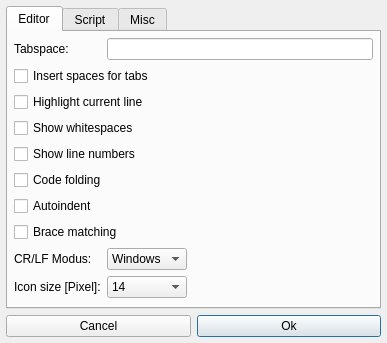
<?xml version="1.0" encoding="UTF-8"?>
<ui version="4.0">
 <class>ConfigureDlg</class>
 <widget class="QDialog" name="ConfigureDlg">
  <property name="geometry">
   <rect>
    <x>0</x>
    <y>0</y>
    <width>387</width>
    <height>343</height>
   </rect>
  </property>
  <property name="windowTitle">
   <string>Configure</string>
  </property>
  <property name="modal">
   <bool>false</bool>
  </property>
  <layout class="QGridLayout" name="gridLayout">
   <property name="leftMargin">
    <number>6</number>
   </property>
   <property name="topMargin">
    <number>6</number>
   </property>
   <property name="rightMargin">
    <number>6</number>
   </property>
   <property name="bottomMargin">
    <number>6</number>
   </property>
   <item row="1" column="0">
    <layout class="QHBoxLayout" name="horizontalLayout">
     <item>
      <widget class="QPushButton" name="btnCancel">
       <property name="text">
        <string>Cancel</string>
       </property>
      </widget>
     </item>
     <item>
      <widget class="QPushButton" name="btnOk">
       <property name="text">
        <string>Ok</string>
       </property>
       <property name="default">
        <bool>true</bool>
       </property>
      </widget>
     </item>
    </layout>
   </item>
   <item row="0" column="0">
    <widget class="QTabWidget" name="m_pTabWidget1">
     <property name="currentIndex">
      <number>0</number>
     </property>
     <widget class="QWidget" name="tab1">
      <attribute name="title">
       <string>Editor</string>
      </attribute>
      <layout class="QGridLayout" name="gridLayout_3">
       <property name="leftMargin">
        <number>6</number>
       </property>
       <property name="topMargin">
        <number>6</number>
       </property>
       <property name="rightMargin">
        <number>6</number>
       </property>
       <property name="bottomMargin">
        <number>6</number>
       </property>
       <item row="9" column="0">
        <widget class="QLabel" name="m_pLabelCRLFMode">
         <property name="text">
          <string>CR/LF Modus:</string>
         </property>
         <property name="wordWrap">
          <bool>false</bool>
         </property>
        </widget>
       </item>
       <item row="0" column="0">
        <widget class="QLabel" name="m_pTabSpaceLabel">
         <property name="text">
          <string>Tabspace:</string>
         </property>
         <property name="wordWrap">
          <bool>false</bool>
         </property>
        </widget>
       </item>
       <item row="0" column="1" colspan="2">
        <widget class="QLineEdit" name="m_pTabSpace">
         <property name="sizePolicy">
          <sizepolicy hsizetype="MinimumExpanding" vsizetype="Fixed">
           <horstretch>0</horstretch>
           <verstretch>0</verstretch>
          </sizepolicy>
         </property>
        </widget>
       </item>
       <item row="11" column="1">
        <spacer name="Spacer2">
         <property name="orientation">
          <enum>Qt::Vertical</enum>
         </property>
         <property name="sizeType">
          <enum>QSizePolicy::Expanding</enum>
         </property>
         <property name="sizeHint" stdset="0">
          <size>
           <width>20</width>
           <height>20</height>
          </size>
         </property>
        </spacer>
       </item>
       <item row="6" column="0" colspan="3">
        <widget class="QCheckBox" name="m_pAutoIndent">
         <property name="text">
          <string>Autoindent</string>
         </property>
        </widget>
       </item>
       <item row="1" column="0" colspan="3">
        <widget class="QCheckBox" name="m_pSpacesForTabs">
         <property name="text">
          <string>Insert spaces for tabs</string>
         </property>
        </widget>
       </item>
       <item row="3" column="0" colspan="3">
        <widget class="QCheckBox" name="m_pShowWhitespaces">
         <property name="text">
          <string>Show whitespaces</string>
         </property>
        </widget>
       </item>
       <item row="9" column="1">
        <widget class="QComboBox" name="m_pCRLFModus">
         <item>
          <property name="text">
           <string>Windows</string>
          </property>
         </item>
         <item>
          <property name="text">
           <string>Unix</string>
          </property>
         </item>
         <item>
          <property name="text">
           <string>Mac</string>
          </property>
         </item>
        </widget>
       </item>
       <item row="9" column="2">
        <spacer name="horizontalSpacer_2">
         <property name="orientation">
          <enum>Qt::Horizontal</enum>
         </property>
         <property name="sizeHint" stdset="0">
          <size>
           <width>40</width>
           <height>20</height>
          </size>
         </property>
        </spacer>
       </item>
       <item row="4" column="0" colspan="3">
        <widget class="QCheckBox" name="m_pShowLineNumbers">
         <property name="text">
          <string>Show line numbers</string>
         </property>
        </widget>
       </item>
       <item row="7" column="0" colspan="3">
        <widget class="QCheckBox" name="m_pBraceMatching">
         <property name="text">
          <string>Brace matching</string>
         </property>
        </widget>
       </item>
       <item row="5" column="0" colspan="3">
        <widget class="QCheckBox" name="m_pCodeFolding">
         <property name="text">
          <string>Code folding</string>
         </property>
        </widget>
       </item>
       <item row="10" column="0">
        <widget class="QLabel" name="label">
         <property name="text">
          <string>Icon size [Pixel]:</string>
         </property>
        </widget>
       </item>
       <item row="10" column="1">
        <widget class="QComboBox" name="m_pIconSize">
         <item>
          <property name="text">
           <string>14</string>
          </property>
         </item>
         <item>
          <property name="text">
           <string>16</string>
          </property>
         </item>
         <item>
          <property name="text">
           <string>24</string>
          </property>
         </item>
         <item>
          <property name="text">
           <string>32</string>
          </property>
         </item>
         <item>
          <property name="text">
           <string>48</string>
          </property>
         </item>
         <item>
          <property name="text">
           <string>64</string>
          </property>
         </item>
         <item>
          <property name="text">
           <string>92</string>
          </property>
         </item>
         <item>
          <property name="text">
           <string>128</string>
          </property>
         </item>
         <item>
          <property name="text">
           <string>192</string>
          </property>
         </item>
         <item>
          <property name="text">
           <string>256</string>
          </property>
         </item>
         <item>
          <property name="text">
           <string>512</string>
          </property>
         </item>
        </widget>
       </item>
       <item row="2" column="0" colspan="3">
        <widget class="QCheckBox" name="m_pShowCurrentLine">
         <property name="text">
          <string>Highlight current line</string>
         </property>
        </widget>
       </item>
      </layout>
     </widget>
     <widget class="QWidget" name="tab2">
      <attribute name="title">
       <string>Script</string>
      </attribute>
      <layout class="QGridLayout" name="gridLayout_4">
       <property name="leftMargin">
        <number>6</number>
       </property>
       <property name="topMargin">
        <number>6</number>
       </property>
       <property name="rightMargin">
        <number>6</number>
       </property>
       <property name="bottomMargin">
        <number>6</number>
       </property>
       <item row="0" column="1">
        <widget class="QLineEdit" name="m_pScriptCmd">
         <property name="enabled">
          <bool>false</bool>
         </property>
         <property name="sizePolicy">
          <sizepolicy hsizetype="MinimumExpanding" vsizetype="Fixed">
           <horstretch>0</horstretch>
           <verstretch>0</verstretch>
          </sizepolicy>
         </property>
        </widget>
       </item>
       <item row="6" column="0" colspan="4">
        <widget class="QCheckBox" name="m_pAutoSave">
         <property name="text">
          <string>Auto save before execution</string>
         </property>
        </widget>
       </item>
       <item row="0" column="3">
        <widget class="QPushButton" name="btnAssignExtension">
         <property name="enabled">
          <bool>false</bool>
         </property>
         <property name="maximumSize">
          <size>
           <width>16777215</width>
           <height>16777215</height>
          </size>
         </property>
         <property name="toolTip">
          <string>assign a file extension for this interpreter</string>
         </property>
         <property name="text">
          <string>*.???</string>
         </property>
        </widget>
       </item>
       <item row="7" column="0" colspan="4">
        <widget class="QCheckBox" name="m_pMeasureExecutionTime">
         <property name="text">
          <string>Measure execution time</string>
         </property>
        </widget>
       </item>
       <item row="3" column="0" colspan="4">
        <widget class="QCheckBox" name="m_pInteractionModus">
         <property name="enabled">
          <bool>false</bool>
         </property>
         <property name="text">
          <string>Interactive Modus</string>
         </property>
        </widget>
       </item>
       <item row="2" column="0">
        <widget class="QLabel" name="m_pScriptArgumentsLabel">
         <property name="enabled">
          <bool>false</bool>
         </property>
         <property name="sizePolicy">
          <sizepolicy hsizetype="Minimum" vsizetype="Preferred">
           <horstretch>0</horstretch>
           <verstretch>0</verstretch>
          </sizepolicy>
         </property>
         <property name="text">
          <string>Arguments:</string>
         </property>
         <property name="wordWrap">
          <bool>false</bool>
         </property>
        </widget>
       </item>
       <item row="5" column="0" colspan="4">
        <widget class="QCheckBox" name="m_pChangeActDir">
         <property name="text">
          <string>Change act. directory before execution</string>
         </property>
        </widget>
       </item>
       <item row="0" column="0">
        <widget class="QCheckBox" name="m_pUseUserInterpreter">
         <property name="toolTip">
          <string>enter a new user interpreter</string>
         </property>
         <property name="text">
          <string>Run</string>
         </property>
        </widget>
       </item>
       <item row="10" column="0" colspan="4">
        <spacer name="verticalSpacer">
         <property name="orientation">
          <enum>Qt::Vertical</enum>
         </property>
         <property name="sizeHint" stdset="0">
          <size>
           <width>20</width>
           <height>40</height>
          </size>
         </property>
        </spacer>
       </item>
       <item row="4" column="0" colspan="4">
        <widget class="QCheckBox" name="m_pPipeScriptToInterpreter">
         <property name="text">
          <string>Pipe script to interperter</string>
         </property>
        </widget>
       </item>
       <item row="2" column="1" colspan="3">
        <widget class="QComboBox" name="m_pScriptArguments">
         <property name="enabled">
          <bool>false</bool>
         </property>
         <property name="sizePolicy">
          <sizepolicy hsizetype="Ignored" vsizetype="Fixed">
           <horstretch>0</horstretch>
           <verstretch>0</verstretch>
          </sizepolicy>
         </property>
         <property name="editable">
          <bool>true</bool>
         </property>
        </widget>
       </item>
       <item row="1" column="0" colspan="4">
        <widget class="QComboBox" name="m_pScriptCmdList">
         <property name="enabled">
          <bool>false</bool>
         </property>
         <property name="sizePolicy">
          <sizepolicy hsizetype="Ignored" vsizetype="Fixed">
           <horstretch>0</horstretch>
           <verstretch>0</verstretch>
          </sizepolicy>
         </property>
         <item>
          <property name="text">
           <string>minscript</string>
          </property>
         </item>
         <item>
          <property name="text">
           <string>perl</string>
          </property>
         </item>
         <item>
          <property name="text">
           <string>python</string>
          </property>
         </item>
         <item>
          <property name="text">
           <string>python -i</string>
          </property>
         </item>
         <item>
          <property name="text">
           <string>ruby</string>
          </property>
         </item>
         <item>
          <property name="text">
           <string>tclsh</string>
          </property>
         </item>
         <item>
          <property name="text">
           <string>lua</string>
          </property>
         </item>
         <item>
          <property name="text">
           <string>scheme48</string>
          </property>
         </item>
         <item>
          <property name="text">
           <string>runhugs</string>
          </property>
         </item>
        </widget>
       </item>
       <item row="8" column="0" colspan="4">
        <widget class="QCheckBox" name="m_pShowOutputArea">
         <property name="text">
          <string>Enable script execution</string>
         </property>
        </widget>
       </item>
       <item row="0" column="2">
        <widget class="QPushButton" name="btnSelectCommand">
         <property name="enabled">
          <bool>false</bool>
         </property>
         <property name="maximumSize">
          <size>
           <width>16777215</width>
           <height>16777215</height>
          </size>
         </property>
         <property name="toolTip">
          <string>select an interpreter</string>
         </property>
         <property name="text">
          <string>...</string>
         </property>
        </widget>
       </item>
       <item row="9" column="0" colspan="4">
        <widget class="QCheckBox" name="m_pUseRootForFileDialog">
         <property name="text">
          <string>Use / as SD card path</string>
         </property>
        </widget>
       </item>
      </layout>
     </widget>
     <widget class="QWidget" name="tab3">
      <attribute name="title">
       <string>Misc</string>
      </attribute>
      <layout class="QGridLayout" name="gridLayout_2">
       <property name="leftMargin">
        <number>6</number>
       </property>
       <property name="topMargin">
        <number>6</number>
       </property>
       <property name="rightMargin">
        <number>6</number>
       </property>
       <property name="bottomMargin">
        <number>6</number>
       </property>
       <item row="8" column="0">
        <widget class="QLabel" name="m_pAutoCompletionLabel">
         <property name="text">
          <string>Auto completion file:</string>
         </property>
         <property name="wordWrap">
          <bool>false</bool>
         </property>
        </widget>
       </item>
       <item row="9" column="0">
        <widget class="QLabel" name="m_pAutoCompletThreshLabel">
         <property name="text">
          <string>Threshold:</string>
         </property>
         <property name="wordWrap">
          <bool>false</bool>
         </property>
        </widget>
       </item>
       <item row="10" column="0">
        <spacer name="Spacer3">
         <property name="orientation">
          <enum>Qt::Vertical</enum>
         </property>
         <property name="sizeType">
          <enum>QSizePolicy::Expanding</enum>
         </property>
         <property name="sizeHint" stdset="0">
          <size>
           <width>59</width>
           <height>13</height>
          </size>
         </property>
        </spacer>
       </item>
       <item row="7" column="0">
        <widget class="QLabel" name="m_pOutputRatioLabel">
         <property name="text">
          <string>Output ratio in %:</string>
         </property>
         <property name="wordWrap">
          <bool>false</bool>
         </property>
        </widget>
       </item>
       <item row="8" column="1" colspan="2">
        <widget class="QLineEdit" name="m_pAutoCompletion">
         <property name="sizePolicy">
          <sizepolicy hsizetype="MinimumExpanding" vsizetype="Fixed">
           <horstretch>0</horstretch>
           <verstretch>0</verstretch>
          </sizepolicy>
         </property>
        </widget>
       </item>
       <item row="9" column="1" colspan="2">
        <widget class="QLineEdit" name="m_pAutoCompleteThresh">
         <property name="sizePolicy">
          <sizepolicy hsizetype="MinimumExpanding" vsizetype="Fixed">
           <horstretch>0</horstretch>
           <verstretch>0</verstretch>
          </sizepolicy>
         </property>
        </widget>
       </item>
       <item row="6" column="0" colspan="3">
        <widget class="QCheckBox" name="m_pAutoClearOutput">
         <property name="text">
          <string>automatic clear of output</string>
         </property>
        </widget>
       </item>
       <item row="5" column="0" colspan="3">
        <widget class="QCheckBox" name="m_pAutoFileLoad">
         <property name="text">
          <string>automatic load at startup</string>
         </property>
        </widget>
       </item>
       <item row="4" column="0" colspan="3">
        <widget class="QCheckBox" name="m_pShowFileDialog">
         <property name="text">
          <string>show file dialog at startup</string>
         </property>
        </widget>
       </item>
       <item row="3" column="0" colspan="3">
        <widget class="QCheckBox" name="m_pCloseButtonInTabHeader">
         <property name="text">
          <string>Closebutton in tabheader</string>
         </property>
        </widget>
       </item>
       <item row="2" column="0" colspan="3">
        <widget class="QCheckBox" name="m_pUseToolbar">
         <property name="text">
          <string>Use toolbar</string>
         </property>
        </widget>
       </item>
       <item row="1" column="0" colspan="3">
        <widget class="QCheckBox" name="m_pUseNewIcons">
         <property name="text">
          <string>Use new icons</string>
         </property>
        </widget>
       </item>
       <item row="0" column="0" colspan="3">
        <widget class="QCheckBox" name="m_pFlagUtf8">
         <property name="text">
          <string>UTF-8 encoding</string>
         </property>
        </widget>
       </item>
       <item row="7" column="1" colspan="2">
        <widget class="QSpinBox" name="m_pOutputRatio">
         <property name="sizePolicy">
          <sizepolicy hsizetype="MinimumExpanding" vsizetype="Fixed">
           <horstretch>0</horstretch>
           <verstretch>0</verstretch>
          </sizepolicy>
         </property>
         <property name="minimum">
          <number>0</number>
         </property>
         <property name="maximum">
          <number>100</number>
         </property>
         <property name="value">
          <number>30</number>
         </property>
        </widget>
       </item>
      </layout>
     </widget>
    </widget>
   </item>
  </layout>
 </widget>
 <tabstops>
  <tabstop>m_pTabSpace</tabstop>
  <tabstop>m_pSpacesForTabs</tabstop>
  <tabstop>m_pShowWhitespaces</tabstop>
  <tabstop>m_pShowLineNumbers</tabstop>
  <tabstop>m_pCodeFolding</tabstop>
  <tabstop>m_pAutoIndent</tabstop>
  <tabstop>m_pBraceMatching</tabstop>
  <tabstop>m_pInteractionModus</tabstop>
  <tabstop>m_pChangeActDir</tabstop>
  <tabstop>m_pAutoSave</tabstop>
  <tabstop>m_pFlagUtf8</tabstop>
  <tabstop>m_pShowFileDialog</tabstop>
  <tabstop>m_pOutputRatio</tabstop>
  <tabstop>m_pAutoClearOutput</tabstop>
  <tabstop>m_pAutoCompleteThresh</tabstop>
  <tabstop>m_pTabWidget1</tabstop>
 </tabstops>
 <resources/>
 <connections>
  <connection>
   <sender>m_pScriptCmdList</sender>
   <signal>activated(QString)</signal>
   <receiver>m_pScriptCmd</receiver>
   <slot>setText(QString)</slot>
   <hints>
    <hint type="sourcelabel">
     <x>98</x>
     <y>82</y>
    </hint>
    <hint type="destinationlabel">
     <x>208</x>
     <y>54</y>
    </hint>
   </hints>
  </connection>
  <connection>
   <sender>btnOk</sender>
   <signal>clicked()</signal>
   <receiver>ConfigureDlg</receiver>
   <slot>accept()</slot>
   <hints>
    <hint type="sourcelabel">
     <x>266</x>
     <y>313</y>
    </hint>
    <hint type="destinationlabel">
     <x>6</x>
     <y>345</y>
    </hint>
   </hints>
  </connection>
  <connection>
   <sender>btnCancel</sender>
   <signal>clicked()</signal>
   <receiver>ConfigureDlg</receiver>
   <slot>reject()</slot>
   <hints>
    <hint type="sourcelabel">
     <x>133</x>
     <y>313</y>
    </hint>
    <hint type="destinationlabel">
     <x>344</x>
     <y>340</y>
    </hint>
   </hints>
  </connection>
  <connection>
   <sender>btnSelectCommand</sender>
   <signal>clicked()</signal>
   <receiver>ConfigureDlg</receiver>
   <slot>sltSelectCommand()</slot>
   <hints>
    <hint type="sourcelabel">
     <x>289</x>
     <y>56</y>
    </hint>
    <hint type="destinationlabel">
     <x>290</x>
     <y>25</y>
    </hint>
   </hints>
  </connection>
  <connection>
   <sender>m_pUseUserInterpreter</sender>
   <signal>toggled(bool)</signal>
   <receiver>m_pScriptCmd</receiver>
   <slot>setEnabled(bool)</slot>
   <hints>
    <hint type="sourcelabel">
     <x>69</x>
     <y>53</y>
    </hint>
    <hint type="destinationlabel">
     <x>208</x>
     <y>54</y>
    </hint>
   </hints>
  </connection>
  <connection>
   <sender>m_pUseUserInterpreter</sender>
   <signal>toggled(bool)</signal>
   <receiver>btnSelectCommand</receiver>
   <slot>setEnabled(bool)</slot>
   <hints>
    <hint type="sourcelabel">
     <x>69</x>
     <y>53</y>
    </hint>
    <hint type="destinationlabel">
     <x>289</x>
     <y>56</y>
    </hint>
   </hints>
  </connection>
  <connection>
   <sender>m_pUseUserInterpreter</sender>
   <signal>toggled(bool)</signal>
   <receiver>m_pScriptCmdList</receiver>
   <slot>setEnabled(bool)</slot>
   <hints>
    <hint type="sourcelabel">
     <x>69</x>
     <y>53</y>
    </hint>
    <hint type="destinationlabel">
     <x>123</x>
     <y>82</y>
    </hint>
   </hints>
  </connection>
  <connection>
   <sender>m_pUseUserInterpreter</sender>
   <signal>toggled(bool)</signal>
   <receiver>m_pScriptArguments</receiver>
   <slot>setEnabled(bool)</slot>
   <hints>
    <hint type="sourcelabel">
     <x>69</x>
     <y>53</y>
    </hint>
    <hint type="destinationlabel">
     <x>210</x>
     <y>108</y>
    </hint>
   </hints>
  </connection>
  <connection>
   <sender>m_pUseUserInterpreter</sender>
   <signal>toggled(bool)</signal>
   <receiver>m_pScriptArgumentsLabel</receiver>
   <slot>setEnabled(bool)</slot>
   <hints>
    <hint type="sourcelabel">
     <x>67</x>
     <y>53</y>
    </hint>
    <hint type="destinationlabel">
     <x>69</x>
     <y>108</y>
    </hint>
   </hints>
  </connection>
  <connection>
   <sender>m_pUseUserInterpreter</sender>
   <signal>toggled(bool)</signal>
   <receiver>btnAssignExtension</receiver>
   <slot>setEnabled(bool)</slot>
   <hints>
    <hint type="sourcelabel">
     <x>35</x>
     <y>50</y>
    </hint>
    <hint type="destinationlabel">
     <x>370</x>
     <y>56</y>
    </hint>
   </hints>
  </connection>
  <connection>
   <sender>btnAssignExtension</sender>
   <signal>clicked()</signal>
   <receiver>ConfigureDlg</receiver>
   <slot>sltAssignExtension()</slot>
   <hints>
    <hint type="sourcelabel">
     <x>370</x>
     <y>56</y>
    </hint>
    <hint type="destinationlabel">
     <x>344</x>
     <y>63</y>
    </hint>
   </hints>
  </connection>
  <connection>
   <sender>m_pScriptCmd</sender>
   <signal>textChanged(QString)</signal>
   <receiver>ConfigureDlg</receiver>
   <slot>sltScriptCmdChanged(QString)</slot>
   <hints>
    <hint type="sourcelabel">
     <x>208</x>
     <y>54</y>
    </hint>
    <hint type="destinationlabel">
     <x>255</x>
     <y>4</y>
    </hint>
   </hints>
  </connection>
  <connection>
   <sender>m_pScriptCmdList</sender>
   <signal>activated(QString)</signal>
   <receiver>m_pScriptArguments</receiver>
   <slot>clearEditText()</slot>
   <hints>
    <hint type="sourcelabel">
     <x>163</x>
     <y>68</y>
    </hint>
    <hint type="destinationlabel">
     <x>180</x>
     <y>94</y>
    </hint>
   </hints>
  </connection>
 </connections>
 <slots>
  <slot>sltSelectCommand()</slot>
  <slot>sltAssignExtension()</slot>
  <slot>sltScriptCmdChanged(QString)</slot>
 </slots>
</ui>
